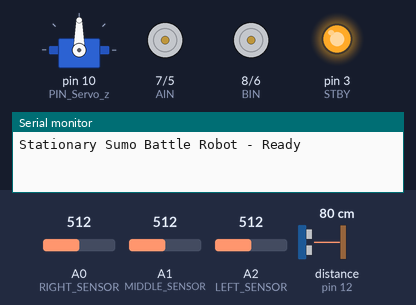
The sketch below on a simulated Arduino Uno, built with avr-gcc and run on an emulated ATmega328P. On the bench: servo, direction and speed pins drawn as motors (green arrow = direction pin HIGH = forward, orange = LOW = backward, longer = more drive, stopped while the standby pin is LOW), output pins drawn as LEDs (lit = HIGH), the last lines printed to the serial monitor. Wiring (inferred from the names in the program): ultrasonic range finder: trigger pin 13; echo pin 12. The inputs (shaded band) are chosen by the test bench; at power-on: A0 (RIGHT_SENSOR) = 512, distance to the obstacle (sensor on pin 12) 80 cm, A1 (MIDDLE_SENSOR) = 512, A2 (LEFT_SENSOR) = 512. The echo pulse lasts 58.3 µs per cm; pins used as bus, display or sensor lines are not drawn.

Above: at 1.7 s.
1.8 s: A0 (RIGHT_SENSOR) set to 39
At 4.2 s:
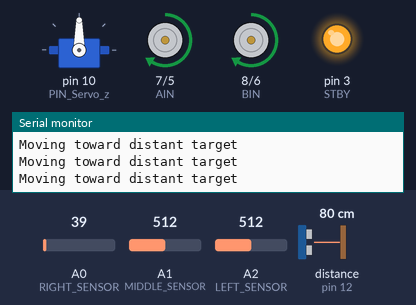
4.5 s: A0 (RIGHT_SENSOR) set to 32
At 5.1 s:
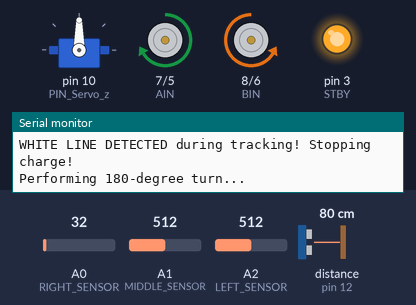
7.5 s: A0 (RIGHT_SENSOR) set to 90
9.8 s: distance to the obstacle (sensor on pin 12) set to 86 cm
At 11.02 s:
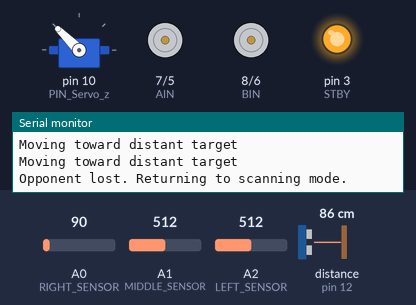
12.8 s: distance to the obstacle (sensor on pin 12) set to 2 cm
At 14.3 s:
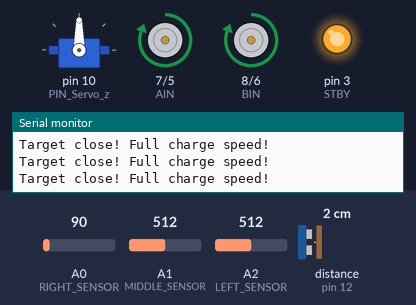
15.2 s: A0 (RIGHT_SENSOR) set to 30
Timing chart, 0 to 19.2 s (numbered marks = the images above; inputs shaded):
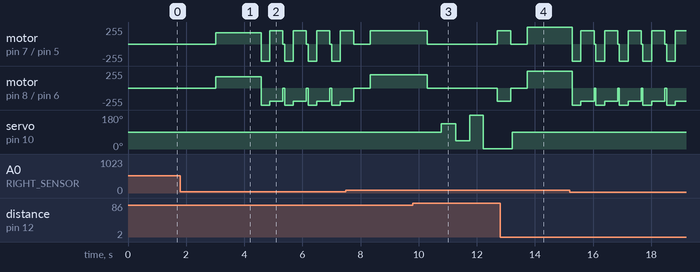

The sketch:

sketch_mar20a.ino
```cpp
#include <Servo.h>
#include "DeviceDriverSet_xxx0.h"

// Define IO pin
#define PWMA 5       // Controls power to right motor
#define PWMB 6       // Controls power to left motor
#define AIN 7        // Controls direction of right motor, HIGH = FORWARD, LOW = REVERSE
#define BIN 8        // Controls direction of right motor, HIGH = FORWARD, LOW = REVERSE
#define STBY 3       // Place H-Bridge in standby if LOW, Run if HIGH
#define modeSwitch 2 // Mode Switch input

// Define Ultrasonic Sensor pins
#define TRIG_PIN 13  // Trigger pin of the ultrasonic sensor
#define ECHO_PIN 12  // Echo pin of the ultrasonic sensor

// Line sensor pins
#define RIGHT_SENSOR A0
#define MIDDLE_SENSOR A1
#define LEFT_SENSOR A2

// Threshold for white line detection
#define WHITE_THRESHOLD 35  // Values less than or equal to 35 indicate white line

// Define maximum distance to detect (in cm)
#define MAX_DISTANCE 80      // Maximum detection range
#define DETECTION_THRESHOLD 80  // Distance to trigger detection response

// Motor speeds
#define NORMAL_SPEED 50     // Speed for normal movement
#define SCAN_MOTOR_SPEED 130 // Slower speed for scanning turns
#define TURN_SPEED 170       // Speed for turning the car to face object
#define CHARGE_SPEED 255     // Maximum speed for charging at opponent

// Scan parameters
#define SCAN_DURATION 100    // How long to scan in each direction (ms)
#define SCAN_DELAY 20        // Delay between scanning actions (ms)
#define TURN_DURATION 120    // Duration to turn the car (adjust based on testing)

// Direction constants
#define DIR_NONE 0
#define DIR_LEFT 1
#define DIR_RIGHT 2

// Define servo positions for scanning
#define SERVO_CENTER 90
#define SERVO_SLIGHT_LEFT 135  // New position between center and left
#define SERVO_LEFT 178 //160 original
#define SERVO_SLIGHT_RIGHT 45  // New position between center and right
#define SERVO_RIGHT 2 //20 orifinal

// State machine states
#define STATE_NORMAL_DRIVE 0
#define STATE_SCANNING 1
#define STATE_TRACKING 2
#define STATE_BOUNDARY_DETECTED 3

bool completedFullScan = false;
bool initialStart = false;

// Create servo object
DeviceDriverSet_Servo myServo;

// Track current servo position
int currentServoPosition = SERVO_CENTER;

// Current state of the robot
int currentState = STATE_NORMAL_DRIVE;

// Function prototypes
void trackObject(long distance = -1);
bool whiteLineDetected();

// Function to display sensor values (for debugging)
void displaySensorValues() {
  int rightValue = analogRead(RIGHT_SENSOR);
  int middleValue = analogRead(MIDDLE_SENSOR);
  int leftValue = analogRead(LEFT_SENSOR);

  Serial.print("Line Sensors - Right: ");
  Serial.print(rightValue);
  Serial.print("  Middle: ");
  Serial.print(middleValue);
  Serial.print("  Left: ");
  Serial.println(leftValue);

  long distance = getDistance();
  Serial.print("Ultrasonic Distance: ");
  if (distance > 0) {
    Serial.print(distance);
    Serial.println(" cm");
  } else {
    Serial.println("No object detected");
  }
}

// Function to check if any sensor detects a white line
bool whiteLineDetected() {
  int rightValue = analogRead(RIGHT_SENSOR);
  int middleValue = analogRead(MIDDLE_SENSOR);
  int leftValue = analogRead(LEFT_SENSOR);

  // Check if any sensor value is less than or equal to WHITE_THRESHOLD
  if (rightValue <= WHITE_THRESHOLD || middleValue <= WHITE_THRESHOLD || leftValue <= WHITE_THRESHOLD) {
    return true;
  }
  return false;
}

// Function for hard braking
void hardBrake() {
  // Reverse motor direction briefly to create active braking
  digitalWrite(AIN, LOW);  // Reverse direction on Right
  digitalWrite(BIN, LOW);  // Reverse direction on Left
  analogWrite(PWMA, 255);  // Full power
  analogWrite(PWMB, 255);  // Full power
  delay(300);              // Brief reverse pulse (shorter for battle responsiveness)

  // Then stop motors completely
  analogWrite(PWMA, 0);
  analogWrite(PWMB, 0);


}

// Function to turn around
void turnAround() {
  Serial.println("Performing 180-degree turn...");

  // Set one motor forward, one backward to spin in place
  digitalWrite(AIN, HIGH);  // Right motor forward
  digitalWrite(BIN, LOW);   // Left motor backward

  // Apply power to both motors
  analogWrite(PWMA, 200);  // Right motor power
  analogWrite(PWMB, 200);  // Left motor power

  // Use millis() instead of delay
  unsigned long turnStartTime = millis();
  while (millis() - turnStartTime < 450) {
    // This loop will exit after 450ms
    // You could add a very short delay here to avoid CPU overload
    delay(1);
  }

  // Stop motors
  digitalWrite(PWMA, 0);
  digitalWrite(PWMB, 0);

  // Short pause after turning
  unsigned long pauseStartTime = millis();
  while (millis() - pauseStartTime < 50) {
    // Short pause after turning
    delay(1);
  }

  Serial.println("Turn complete");
}

// Function to align the car with the detected object
void alignCarWithObject(int direction, bool slightTurn) {
  Serial.print("Aligning car with opponent on the ");

  // Calculate turn duration based on whether it's a slight or extreme turn
  int turnDuration;
  if (slightTurn) {
    turnDuration = TURN_DURATION;  // Normal duration for slight turns
  } else {
    turnDuration = TURN_DURATION * 1.75;  // Longer duration for extreme turns
  }

  if (direction == DIR_LEFT) {
    Serial.println(slightTurn ? "slight left..." : "extreme left...");

    // Rotate the car to the left
    rotateLeft(TURN_SPEED);
  } else if (direction == DIR_RIGHT) {
    Serial.println(slightTurn ? "slight right..." : "extreme right...");

    // Rotate the car to the right
    rotateRight(TURN_SPEED);
  }

  // Use millis() instead of delay
  unsigned long turnStartTime = millis();
  while (millis() - turnStartTime < turnDuration) {
    // This loop will exit after turnDuration milliseconds
    // You could add a very short delay here to avoid CPU overload
    delay(1);
  }

  stopMotors();

  // After turning, center the camera
  moveServo(SERVO_CENTER);
  Serial.println("Alignment complete. Car is now facing the opponent.");
}

// Function to move servo and update current position
void moveServo(int angle) {
  myServo.DeviceDriverSet_Servo_control(angle);
  currentServoPosition = angle;

  // Use millis() instead of delay
  unsigned long servoMoveTime = millis();
  while (millis() - servoMoveTime < 15) { // Reduced from 30ms
    // This loop will exit after 15ms
    delay(1);
  }
}

// Function to track object once it's detected
void trackObject(long distance = -1) {
  Serial.println("Tracking and charging at opponent");

  // Make sure we have a valid distance
  if (distance <= 0) {
    distance = getDistance();
  }

  unsigned long trackingStartTime = millis();
  unsigned long lastDetectionTime = trackingStartTime;
  unsigned long lastCheckTime = 0; // New variable for timing checks
  bool objectLost = false;

  while (!objectLost) {
    unsigned long currentMillis = millis();

    // Check for white line and distance update every 20ms instead of using delay
    if (currentMillis - lastCheckTime >= 20) {
      lastCheckTime = currentMillis;

      // Check for white boundary line
      if (whiteLineDetected()) {
        Serial.println("WHITE LINE DETECTED during tracking! Stopping charge!");
        hardBrake();
        turnAround();
        return; // Exit tracking mode immediately
      }

      // Get current distance
      distance = getDistance();

      // If object is still detected
      if (distance > 0 && distance <= DETECTION_THRESHOLD) {
        lastDetectionTime = currentMillis; // Update last detection time

        // Determine speed based on distance for a dynamic charge
        int speedToUse;
        if (distance <= 30) {
          speedToUse = CHARGE_SPEED; // Full speed for close targets
          Serial.println("Target close! Full charge speed!");
        } else if (distance <= 60) {
          speedToUse = 200; // Medium-high speed for medium distance
          Serial.println("Approaching target at high speed");
        } else {
          speedToUse = 170; // Medium speed for distant targets
          Serial.println("Moving toward distant target");
        }

        // Charge at the opponent with the appropriate speed
        moveForward(speedToUse);
      }
      // Object no longer detected
      else {
        // Check if object has been lost for more than 500ms
        if (currentMillis - lastDetectionTime > 500) {
          Serial.println("Opponent lost. Returning to scanning mode.");
          stopMotors();
          objectLost = true;
        }
      }

      // Check if we've been tracking for too long (5 seconds max)
      if (currentMillis - trackingStartTime > 5000) {
        Serial.println("Tracking timeout. Returning to scanning mode.");
        stopMotors();
        objectLost = true;
      }
    }

    // No delay here - the loop will run as fast as possible
    // and timing is controlled by the if statement above
  }
}

// Function to rotate left
void rotateLeft(int speed) {
  // Turn left: Left motor backward, Right motor forward
  digitalWrite(AIN, HIGH);  // Right motor forward
  digitalWrite(BIN, LOW);   // Left motor backward

  // Set motor speeds
  analogWrite(PWMA, speed);  // Right motor
  analogWrite(PWMB, speed);  // Left motor
}

// Function to rotate right
void rotateRight(int speed) {
  // Turn right: Left motor forward, Right motor backward
  digitalWrite(AIN, LOW);   // Right motor backward
  digitalWrite(BIN, HIGH);  // Left motor forward

  // Set motor speeds
  analogWrite(PWMA, speed);  // Right motor
  analogWrite(PWMB, speed);  // Left motor
}

// Function to stop motors
void stopMotors() {
  analogWrite(PWMA, 0);
  analogWrite(PWMB, 0);
}

// Function to move forward
void moveForward(int speed) {
  // Both motors forward
  digitalWrite(AIN, HIGH);  // Right motor forward
  digitalWrite(BIN, HIGH);  // Left motor forward

  // Set motor speeds
  analogWrite(PWMA, speed);  // Right motor
  analogWrite(PWMB, speed);  // Left motor
}

// Function to get distance from ultrasonic sensor
long getDistance() {
  // Clear the trigger pin
  digitalWrite(TRIG_PIN, LOW);
  delayMicroseconds(2);

  // Send 10 microsecond pulse
  digitalWrite(TRIG_PIN, HIGH);
  delayMicroseconds(10);
  digitalWrite(TRIG_PIN, LOW);

  // Read the echo pin
  long duration = pulseIn(ECHO_PIN, HIGH, 8000); // Reduced timeout for faster response

  // Calculate the distance
  long distance = duration / 58;  // Using the standard formula

  // Check if the distance is valid
  if (distance == 0 || distance > MAX_DISTANCE) {
    return -1; // Invalid measurement
  }

  return distance;
}

void setup() {
  // Motor control pins
  pinMode(PWMA, OUTPUT);
  pinMode(PWMB, OUTPUT);
  pinMode(BIN, OUTPUT);
  pinMode(AIN, OUTPUT);
  pinMode(STBY, OUTPUT);

  // Ultrasonic sensor pins
  pinMode(TRIG_PIN, OUTPUT);
  pinMode(ECHO_PIN, INPUT);

  // Line sensor pins
  pinMode(RIGHT_SENSOR, INPUT);
  pinMode(MIDDLE_SENSOR, INPUT);
  pinMode(LEFT_SENSOR, INPUT);

  // Mode switch input
  pinMode(modeSwitch, INPUT);

  // Enable motors
  digitalWrite(STBY, HIGH);

  // Initially motors off
  digitalWrite(PWMA, LOW);
  digitalWrite(PWMB, LOW);

  // Initialize servo at center position
  myServo.DeviceDriverSet_Servo_Init(SERVO_CENTER);
  currentServoPosition = SERVO_CENTER;

  // Begin serial communication
  Serial.begin(9600);
  Serial.println("Stationary Sumo Battle Robot - Ready");
}

void loop() {

  if (!initialStart) {
    delay(2000);
    initialStart = true;
  }

  // Main battle loop - never exits until power off or reset
  battleMode();
}

void start1() {
  moveForward(210);
  delay(700);

  // Set one motor forward, one backward to spin in place
  digitalWrite(AIN, HIGH);  // Right motor forward
  digitalWrite(BIN, LOW);   // Left motor backward

  // Apply power to both motors
  analogWrite(PWMA, 200);  // Right motor power
  analogWrite(PWMB, 200);  // Left motor power

  // Use millis() instead of delay
  unsigned long turnStartTime = millis();
  while (millis() - turnStartTime < 375) {
    // This loop will exit after 450ms
    // You could add a very short delay here to avoid CPU overload
    delay(1);
  }

  // Stop motors
  digitalWrite(PWMA, 0);
  digitalWrite(PWMB, 0);

  // Short pause after turning
  unsigned long pauseStartTime = millis();
  while (millis() - pauseStartTime < 50) {
    // Short pause after turning
    delay(1);
  }

  Serial.println("Turn complete");
}

void start2 () {
  rotateLeft(150);
  delay(210);
  analogWrite(PWMA, 0);
  analogWrite(PWMB, 0);
  delay(1);
}

void start3 () {
  rotateLeft(150);
  delay(250);
  analogWrite(PWMA, 0);
  analogWrite(PWMB, 0);
  delay(1);
  moveForward(210);
  delay(500);
  // Set one motor forward, one backward to spin in place
  digitalWrite(AIN, LOW);  // Right motor forward
  digitalWrite(BIN, HIGH);   // Left motor backward

  // Apply power to both motors
  analogWrite(PWMB, 200);  // Right motor power
  analogWrite(PWMA, 200);  // Left motor power

  // Use millis() instead of delay
  unsigned long turnStartTime = millis();
  while (millis() - turnStartTime < 410) {
    // This loop will exit after 450ms
    // You could add a very short delay here to avoid CPU overload
    delay(1);
  }

  // Stop motors
  digitalWrite(PWMA, 0);
  digitalWrite(PWMB, 0);

  // Short pause after turning
  unsigned long pauseStartTime = millis();
  while (millis() - pauseStartTime < 50) {
    // Short pause after turning
    delay(1);
  }

  Serial.println("Turn complete");

}

void battleMode() {
  Serial.println("Beginning battle mode");
  Serial.println("----------------------------");

  // Initial state is normal driving
  currentState = STATE_NORMAL_DRIVE;

  while (true) {
    // Priority 1: Always check for white boundary line no matter what state we're in
    if (whiteLineDetected()) {
      Serial.println("WHITE LINE DETECTED! Boundary avoidance activated!");
      currentState = STATE_BOUNDARY_DETECTED;

      // Emergency stop
      hardBrake();
    }

    // Handle different states
    switch (currentState) {
      case STATE_NORMAL_DRIVE:
        // While stationary, scan for opponents
        scanForOpponent();
        break;

      case STATE_TRACKING:
        // Already tracking an opponent, handled in the trackObject function
        trackObject();
        // After tracking completes (or opponent lost), resume normal drive
        currentState = STATE_NORMAL_DRIVE;
        break;

      case STATE_BOUNDARY_DETECTED:
        // Handle boundary detection in the state machine
        turnAround();

        // After turning around, resume normal drive state
        currentState = STATE_NORMAL_DRIVE;
        break;
    }

    // Small delay to avoid taxing the processor
    delay(10);
  }
}

// Function to scan for opponents while stationary


// Modify scanForOpponent() function
void scanForOpponent() {
  // Each time this is called, we'll check one position
  // Cycle through positions: CENTER -> SLIGHT_LEFT -> SLIGHT_RIGHT -> LEFT -> RIGHT

  if (whiteLineDetected()) {
    Serial.println("WHITE LINE DETECTED during scanning!");
    currentState = STATE_BOUNDARY_DETECTED;
    return;
  }

  static int scanPosition = 0; // Keep track of which position we're checking
  long distance;

  // Move servo to the current scan position
  switch (scanPosition) {
    case 0: // CENTER
      moveServo(SERVO_CENTER);
      break;
    case 1: // SLIGHT_LEFT
      moveServo(SERVO_SLIGHT_LEFT);
      break;
    case 2: // SLIGHT_RIGHT
      moveServo(SERVO_SLIGHT_RIGHT);
      break;
    case 3: // LEFT
      moveServo(SERVO_LEFT);
      break;
    case 4: // RIGHT
      moveServo(SERVO_RIGHT);
      break;
  }

  // Measure distance at current position
  distance = getDistance();

  // If opponent detected
  if (distance > 0 && distance <= DETECTION_THRESHOLD) {
    Serial.print("Opponent detected! Position: ");
    Serial.print(scanPosition);
    Serial.print(", Distance: ");
    Serial.print(distance);
    Serial.println(" cm");

    // Reset scan tracking
    completedFullScan = false;

    // Stop for alignment
    stopMotors();

    // Align with opponent based on where it was detected
    switch (scanPosition) {
      case 0: // CENTER - no alignment needed
        break;

      case 1: // SLIGHT_LEFT
        alignCarWithObject(DIR_LEFT, true);
        break;

      case 2: // SLIGHT_RIGHT
        alignCarWithObject(DIR_RIGHT, true);
        break;

      case 3: // LEFT
        alignCarWithObject(DIR_LEFT, false);
        break;

      case 4: // RIGHT
        alignCarWithObject(DIR_RIGHT, false);
        break;
    }

    // Track and charge at the opponent
    currentState = STATE_TRACKING;
    return;
  }

  // Move to next scan position
  scanPosition = (scanPosition + 1) % 5;

  // Check if we've completed a full scan sequence
  if (scanPosition == 0) {
    completedFullScan = true;
  }

  // If we've completed a full scan without detecting an opponent, spin
  if (completedFullScan) {
    Serial.println("No opponent detected. Spinning 180 degrees.");
    turnAround();
    completedFullScan = false; // Reset for next scan cycle
  }
}
```

DeviceDriverSet_xxx0.cpp
```cpp
/*
 * @Author: ELEGOO
 * @Date: 2019-10-22 11:59:09
 * @LastEditTime: 2020-06-12 16:36:20
 * @LastEditors: Changhua
 * @Description: conqueror robot tank
 * @FilePath:
 */
#include "DeviceDriverSet_xxx0.h"
#include <arduino.h>
/*Servo*/

Servo myservo; // create servo object to control a servo
void DeviceDriverSet_Servo::DeviceDriverSet_Servo_Init(unsigned int Position_angle)
{
  myservo.attach(PIN_Servo_z, 500, 2400); //500: 0 degree  2400: 180 degree
  myservo.attach(PIN_Servo_z);
  myservo.write(Position_angle); //sets the servo position according to the 90（middle）
  delay(500);

}
#if _Test_DeviceDriverSet
void DeviceDriverSet_Servo::DeviceDriverSet_Servo_Test(void)
{
  for (;;)
  {
    myservo.attach(PIN_Servo_z);
    myservo.write(180);
    delay(500);
    myservo.write(0);
    delay(500);
  }
}
#endif

/*0.17sec/60degree(4.8v)*/
void DeviceDriverSet_Servo::DeviceDriverSet_Servo_control(unsigned int Position_angle)
{
  myservo.attach(PIN_Servo_z);
  myservo.write(Position_angle);
  delay(450);
  myservo.detach();
}
```

Source omitted: DeviceDriverSet_xxx0.h (556 bytes)

Measured:
- the behaviour switches between 36 and 35 on A0 (RIGHT_SENSOR) (found by bisection; images 1 and 2)
- the behaviour switches between 80 and 81 cm on distance to the obstacle (sensor on pin 12) (found by bisection; images 2 and 3)
- after the input at 9.8 s, motor on pin 7 (AIN) / pin 5 (PWMA): forward 200/255 → stopped after 0.49 s, → forward 200/255 2.4 s later; motor on pin 8 (BIN) / pin 6 (PWMB): forward 200/255 → stopped after 0.49 s, → backward 200/255 2.4 s later
- after the input at 12.8 s, servo on pin 10 (PIN_Servo_z): goes on until 13.2 s, then stays 90°
